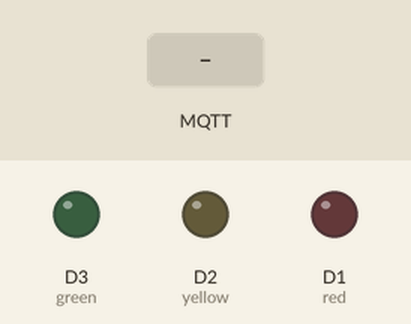
Recording of a sketch running on a simulated ESP8266 (Wemos D1 mini). Shown: output pins drawn as LEDs (lit = HIGH). The inputs (shaded band) are chosen by the test bench. WiFi joins after 1.5 s; servers stay silent unless stated; no MQTT or app messages arrive unless stated; what the sketch prints to the serial monitor is not drawn.

Above: at 2.7 s.
2.8 s: MQTT message "red" arrives on the first subscribed topic
At 3.7 s:
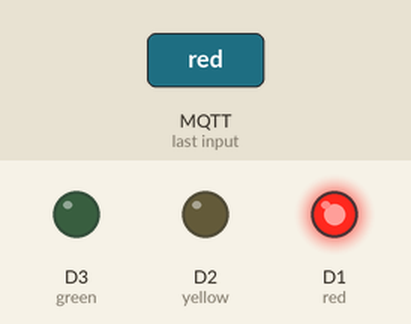
4.3 s: MQTT message "green" arrives on the first subscribed topic
At 5.0 s:
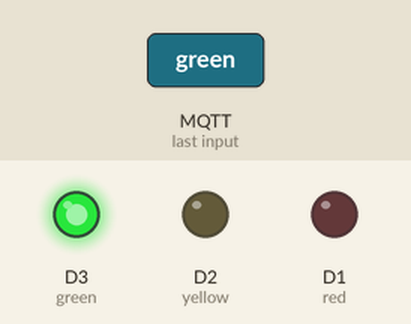
5.8 s: MQTT message "yellow" arrives on the first subscribed topic
At 6.3 s:
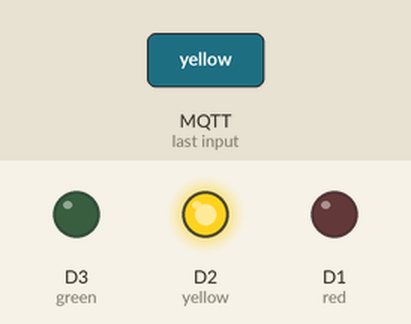
7.3 s: MQTT message "all" arrives on the first subscribed topic
At 8.7 s:
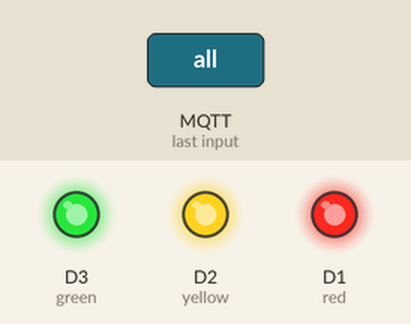
Timing chart, 0 to 9.8 s (numbered marks = the images above; inputs shaded):
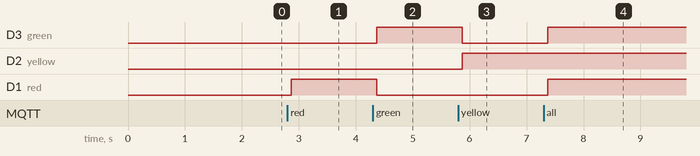

The sketch:

L5LightServer.ino
```cpp
#include <ESP8266WiFi.h> // This includes the libraries to connect to wifi and start a server
#include <PubSubClient.h>

const char* wifiSSID = "eesc"; // In order for this to work, you MUST specify the SSID for your wifi
const char* wifiPSK = "password"; // And the preshared key (wifi password)

const char* mqttServer = "192.168.137.115";
const char* ultrasonicSensorTopic = "homeassistant/sensor/distance";
String host = "lights";

int red = D1;
int yellow = D2;
int green = D3;

const char* selectedState = "off";

WiFiClient wifiClient;

PubSubClient mqttClient(wifiClient);

void setup() { // Perform this part once when powered on
 Serial.begin(115200); // Open a serial connection (for debugging)
 delay(10); // Wait 10 milliseconds (1/100th of a second)
 pinMode(red, OUTPUT); // Set the LED pin to Output
 pinMode(yellow, OUTPUT);
 pinMode(green, OUTPUT);

 digitalWrite(red, LOW); // Set the pin to LOW (Off)
 digitalWrite(yellow, LOW); // Set the pin to LOW (Off)
 digitalWrite(green, LOW); // Set the pin to LOW (Off)

 // ** Connect to WiFi network - Adapted from http://www.esp8266learning.com/wemos-webserver-example.php
 Serial.print("Connecting to "); // Display debugging connection info
 Serial.println(wifiSSID); // Print the configured SSID to the Serial Monitor

 WiFi.begin(wifiSSID, wifiPSK); // Use the provided SSID and PSK to connect

 while (WiFi.status() != WL_CONNECTED) { // If not connected to wifi
   delay(500); // Pause
   Serial.print("."); // Print a dot each loop while trying to connect
 }

 Serial.println("");
 Serial.println("WiFi connected");

 //connecting to a mqtt broker
 Serial.println("Connecting to MQTT");
 mqttClient.setServer(mqttServer, 1883);
 mqttClient.setCallback(callback);
 while (!mqttClient.connected()) {     // Function to call when new messages are received
  mqttClient.connect(host.c_str());     // Connect to the broker with unique hostname
  Serial.println(mqttClient.state());   // Show debug info about MQTT state
 }
 mqttClient.subscribe(ultrasonicSensorTopic);
}

void loop() {

  mqttClient.loop();

  delay(100);
}

void callback(char* topicChar, byte* payload, unsigned int length){
  Serial.println("Received a message" + String(topicChar));

  String message = "";                  // Convert the byte* payload to String
  // There won't be a null character to terminate, so we manually copy each character
  for (int i = 0; i < length; i++) {    // For each character of the payload
    message += (char)payload[i];        // append to the message string
  }

  Serial.println("Payload " + message);

  lightOn(message);
}

void lightOn(String light){
  if(light == "red"){
      Serial.println("RED ON");
      digitalWrite(red, HIGH);
      digitalWrite(green, LOW);
      digitalWrite(yellow, LOW);
 }
  else if(light == "green"){
    Serial.println("GREEN ON");
    digitalWrite(red, LOW);
    digitalWrite(green, HIGH);
    digitalWrite(yellow, LOW);
  }
  else if(light == "yellow"){
    Serial.println("YELLOW ON");
    digitalWrite(red, LOW);
    digitalWrite(green, LOW);
    digitalWrite(yellow, HIGH);
  }
  else if(light == "all"){
    Serial.println("ALL ON");
    digitalWrite(red, HIGH);
    digitalWrite(green, HIGH);
    digitalWrite(yellow, HIGH);
  }
  else {
    Serial.println("OFF");
    digitalWrite(red, LOW);
    digitalWrite(green, LOW);
    digitalWrite(yellow, LOW);
  }
}
```

Measured:
- after the input at 2.8 s, D1 (red): LOW → HIGH after 0.07 s
- after the input at 4.3 s, D3 (green): LOW → HIGH after 0.07 s; D1 (red): HIGH → LOW after 0.07 s
- after the input at 5.8 s, D3 (green): HIGH → LOW after 0.07 s; D2 (yellow): LOW → HIGH after 0.07 s
- after the input at 7.3 s, D3 (green), D1 (red): LOW → HIGH after 0.07 s
